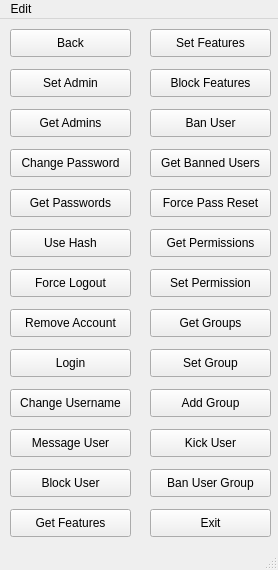
<?xml version="1.0" encoding="UTF-8"?>
<ui version="4.0">
 <class>Admin_Control</class>
 <widget class="QMainWindow" name="Admin_Control">
  <property name="geometry">
   <rect>
    <x>0</x>
    <y>0</y>
    <width>278</width>
    <height>570</height>
   </rect>
  </property>
  <property name="windowTitle">
   <string>Admin Panel</string>
  </property>
  <widget class="QWidget" name="centralwidget">
   <widget class="QPushButton" name="back">
    <property name="geometry">
     <rect>
      <x>10</x>
      <y>10</y>
      <width>121</width>
      <height>28</height>
     </rect>
    </property>
    <property name="text">
     <string>Back</string>
    </property>
   </widget>
   <widget class="QPushButton" name="set_admin">
    <property name="geometry">
     <rect>
      <x>10</x>
      <y>50</y>
      <width>121</width>
      <height>28</height>
     </rect>
    </property>
    <property name="text">
     <string>Set Admin</string>
    </property>
   </widget>
   <widget class="QPushButton" name="get_admins">
    <property name="geometry">
     <rect>
      <x>10</x>
      <y>90</y>
      <width>121</width>
      <height>28</height>
     </rect>
    </property>
    <property name="text">
     <string>Get Admins</string>
    </property>
   </widget>
   <widget class="QPushButton" name="set_features">
    <property name="geometry">
     <rect>
      <x>150</x>
      <y>10</y>
      <width>121</width>
      <height>28</height>
     </rect>
    </property>
    <property name="text">
     <string>Set Features</string>
    </property>
   </widget>
   <widget class="QPushButton" name="get_passwords">
    <property name="geometry">
     <rect>
      <x>10</x>
      <y>170</y>
      <width>121</width>
      <height>28</height>
     </rect>
    </property>
    <property name="text">
     <string>Get Passwords</string>
    </property>
   </widget>
   <widget class="QPushButton" name="use_hash">
    <property name="geometry">
     <rect>
      <x>10</x>
      <y>210</y>
      <width>121</width>
      <height>28</height>
     </rect>
    </property>
    <property name="text">
     <string>Use Hash</string>
    </property>
   </widget>
   <widget class="QPushButton" name="change_username">
    <property name="geometry">
     <rect>
      <x>10</x>
      <y>370</y>
      <width>121</width>
      <height>28</height>
     </rect>
    </property>
    <property name="text">
     <string>Change Username</string>
    </property>
   </widget>
   <widget class="QPushButton" name="message_user">
    <property name="geometry">
     <rect>
      <x>10</x>
      <y>410</y>
      <width>121</width>
      <height>28</height>
     </rect>
    </property>
    <property name="text">
     <string>Message User</string>
    </property>
   </widget>
   <widget class="QPushButton" name="get_permissions">
    <property name="geometry">
     <rect>
      <x>150</x>
      <y>210</y>
      <width>121</width>
      <height>28</height>
     </rect>
    </property>
    <property name="text">
     <string>Get Permissions</string>
    </property>
   </widget>
   <widget class="QPushButton" name="ban_user">
    <property name="geometry">
     <rect>
      <x>150</x>
      <y>90</y>
      <width>121</width>
      <height>28</height>
     </rect>
    </property>
    <property name="text">
     <string>Ban User</string>
    </property>
   </widget>
   <widget class="QPushButton" name="get_features">
    <property name="geometry">
     <rect>
      <x>10</x>
      <y>490</y>
      <width>121</width>
      <height>28</height>
     </rect>
    </property>
    <property name="text">
     <string>Get Features</string>
    </property>
   </widget>
   <widget class="QPushButton" name="force_password_reset">
    <property name="geometry">
     <rect>
      <x>150</x>
      <y>170</y>
      <width>121</width>
      <height>28</height>
     </rect>
    </property>
    <property name="text">
     <string>Force Pass Reset</string>
    </property>
   </widget>
   <widget class="QPushButton" name="remove_account">
    <property name="geometry">
     <rect>
      <x>10</x>
      <y>290</y>
      <width>121</width>
      <height>28</height>
     </rect>
    </property>
    <property name="text">
     <string>Remove Account</string>
    </property>
   </widget>
   <widget class="QPushButton" name="force_logout">
    <property name="geometry">
     <rect>
      <x>10</x>
      <y>250</y>
      <width>121</width>
      <height>28</height>
     </rect>
    </property>
    <property name="text">
     <string>Force Logout</string>
    </property>
   </widget>
   <widget class="QPushButton" name="login">
    <property name="geometry">
     <rect>
      <x>10</x>
      <y>330</y>
      <width>121</width>
      <height>28</height>
     </rect>
    </property>
    <property name="text">
     <string>Login</string>
    </property>
   </widget>
   <widget class="QPushButton" name="block_user">
    <property name="geometry">
     <rect>
      <x>10</x>
      <y>450</y>
      <width>121</width>
      <height>28</height>
     </rect>
    </property>
    <property name="text">
     <string>Block User</string>
    </property>
   </widget>
   <widget class="QPushButton" name="change_password">
    <property name="geometry">
     <rect>
      <x>10</x>
      <y>130</y>
      <width>121</width>
      <height>28</height>
     </rect>
    </property>
    <property name="text">
     <string>Change Password</string>
    </property>
   </widget>
   <widget class="QPushButton" name="get_banned_users">
    <property name="geometry">
     <rect>
      <x>150</x>
      <y>130</y>
      <width>121</width>
      <height>28</height>
     </rect>
    </property>
    <property name="text">
     <string>Get Banned Users</string>
    </property>
   </widget>
   <widget class="QPushButton" name="block_features">
    <property name="geometry">
     <rect>
      <x>150</x>
      <y>50</y>
      <width>121</width>
      <height>28</height>
     </rect>
    </property>
    <property name="text">
     <string>Block Features</string>
    </property>
   </widget>
   <widget class="QPushButton" name="set_permissions">
    <property name="geometry">
     <rect>
      <x>150</x>
      <y>250</y>
      <width>121</width>
      <height>28</height>
     </rect>
    </property>
    <property name="text">
     <string>Set Permission</string>
    </property>
   </widget>
   <widget class="QPushButton" name="get_groups">
    <property name="geometry">
     <rect>
      <x>150</x>
      <y>290</y>
      <width>121</width>
      <height>28</height>
     </rect>
    </property>
    <property name="text">
     <string>Get Groups</string>
    </property>
   </widget>
   <widget class="QPushButton" name="set_group">
    <property name="geometry">
     <rect>
      <x>150</x>
      <y>330</y>
      <width>121</width>
      <height>28</height>
     </rect>
    </property>
    <property name="text">
     <string>Set Group</string>
    </property>
   </widget>
   <widget class="QPushButton" name="add_group">
    <property name="geometry">
     <rect>
      <x>150</x>
      <y>370</y>
      <width>121</width>
      <height>28</height>
     </rect>
    </property>
    <property name="text">
     <string>Add Group</string>
    </property>
   </widget>
   <widget class="QPushButton" name="ban_user_group">
    <property name="geometry">
     <rect>
      <x>150</x>
      <y>450</y>
      <width>121</width>
      <height>28</height>
     </rect>
    </property>
    <property name="text">
     <string>Ban User Group</string>
    </property>
   </widget>
   <widget class="QPushButton" name="exit">
    <property name="geometry">
     <rect>
      <x>150</x>
      <y>490</y>
      <width>121</width>
      <height>28</height>
     </rect>
    </property>
    <property name="text">
     <string>Exit</string>
    </property>
   </widget>
   <widget class="QPushButton" name="kick_user">
    <property name="geometry">
     <rect>
      <x>150</x>
      <y>410</y>
      <width>121</width>
      <height>28</height>
     </rect>
    </property>
    <property name="text">
     <string>Kick User</string>
    </property>
   </widget>
  </widget>
  <widget class="QMenuBar" name="menubar">
   <property name="geometry">
    <rect>
     <x>0</x>
     <y>0</y>
     <width>278</width>
     <height>26</height>
    </rect>
   </property>
   <widget class="QMenu" name="menuEdit">
    <property name="title">
     <string>Edit</string>
    </property>
    <addaction name="actionSettings"/>
   </widget>
   <addaction name="menuEdit"/>
  </widget>
  <widget class="QStatusBar" name="statusbar"/>
  <action name="actionSettings">
   <property name="text">
    <string>Settings</string>
   </property>
  </action>
  <action name="actionBack">
   <property name="text">
    <string>Back</string>
   </property>
   <property name="toolTip">
    <string>&lt;html&gt;&lt;head/&gt;&lt;body&gt;&lt;p&gt;Return to home page&lt;/p&gt;&lt;/body&gt;&lt;/html&gt;</string>
   </property>
  </action>
  <action name="actionSet_Admin">
   <property name="text">
    <string>Set Admin</string>
   </property>
   <property name="toolTip">
    <string>&lt;html&gt;&lt;head/&gt;&lt;body&gt;&lt;p&gt;Sets an admin account&lt;/p&gt;&lt;/body&gt;&lt;/html&gt;</string>
   </property>
  </action>
  <action name="actionGet_Admins">
   <property name="text">
    <string>Get Admins</string>
   </property>
   <property name="toolTip">
    <string>&lt;html&gt;&lt;head/&gt;&lt;body&gt;&lt;p&gt;Gets a list of all the Admins&lt;/p&gt;&lt;/body&gt;&lt;/html&gt;</string>
   </property>
  </action>
  <action name="actionChange_Password">
   <property name="text">
    <string>Change Password</string>
   </property>
   <property name="toolTip">
    <string>&lt;html&gt;&lt;head/&gt;&lt;body&gt;&lt;p&gt;Change a users password&lt;/p&gt;&lt;/body&gt;&lt;/html&gt;</string>
   </property>
  </action>
  <action name="actionGet_Passwords">
   <property name="text">
    <string>Get Passwords</string>
   </property>
   <property name="toolTip">
    <string>&lt;html&gt;&lt;head/&gt;&lt;body&gt;&lt;p&gt;Gets a list of passwords&lt;/p&gt;&lt;/body&gt;&lt;/html&gt;</string>
   </property>
  </action>
  <action name="actionUse_Hash">
   <property name="text">
    <string>Use Hash</string>
   </property>
   <property name="toolTip">
    <string>&lt;html&gt;&lt;head/&gt;&lt;body&gt;&lt;p&gt;Use a hash to login to a account&lt;/p&gt;&lt;/body&gt;&lt;/html&gt;</string>
   </property>
  </action>
  <action name="actionForce_Logout">
   <property name="text">
    <string>Force Logout</string>
   </property>
   <property name="toolTip">
    <string>&lt;html&gt;&lt;head/&gt;&lt;body&gt;&lt;p&gt;Forces the targeted account to logout&lt;/p&gt;&lt;/body&gt;&lt;/html&gt;</string>
   </property>
  </action>
  <action name="actionRemove_Account">
   <property name="text">
    <string>Remove Account</string>
   </property>
   <property name="toolTip">
    <string>&lt;html&gt;&lt;head/&gt;&lt;body&gt;&lt;p&gt;Removes a users account from the system&lt;/p&gt;&lt;/body&gt;&lt;/html&gt;</string>
   </property>
  </action>
  <action name="actionLogin">
   <property name="text">
    <string>Login</string>
   </property>
   <property name="toolTip">
    <string>&lt;html&gt;&lt;head/&gt;&lt;body&gt;&lt;p&gt;Login to a account&lt;/p&gt;&lt;/body&gt;&lt;/html&gt;</string>
   </property>
  </action>
  <action name="actionChange_Username">
   <property name="text">
    <string>Change Username</string>
   </property>
   <property name="toolTip">
    <string>&lt;html&gt;&lt;head/&gt;&lt;body&gt;&lt;p&gt;Changes a users username&lt;/p&gt;&lt;/body&gt;&lt;/html&gt;</string>
   </property>
  </action>
  <action name="actionMessage_User">
   <property name="text">
    <string>Message User</string>
   </property>
   <property name="toolTip">
    <string>&lt;html&gt;&lt;head/&gt;&lt;body&gt;&lt;p&gt;Message a user&lt;/p&gt;&lt;/body&gt;&lt;/html&gt;</string>
   </property>
  </action>
  <action name="actionBlock_User">
   <property name="text">
    <string>Block User</string>
   </property>
   <property name="toolTip">
    <string>&lt;html&gt;&lt;head/&gt;&lt;body&gt;&lt;p&gt;Blocks a user&lt;/p&gt;&lt;/body&gt;&lt;/html&gt;</string>
   </property>
  </action>
  <action name="actionGet_Features">
   <property name="text">
    <string>Get Features</string>
   </property>
   <property name="toolTip">
    <string>&lt;html&gt;&lt;head/&gt;&lt;body&gt;&lt;p&gt;Get a list of all the features for a specific user&lt;/p&gt;&lt;/body&gt;&lt;/html&gt;</string>
   </property>
  </action>
  <action name="actionSet_Feature">
   <property name="text">
    <string>Set Feature</string>
   </property>
   <property name="toolTip">
    <string>&lt;html&gt;&lt;head/&gt;&lt;body&gt;&lt;p&gt;Change features for a specific user&lt;/p&gt;&lt;/body&gt;&lt;/html&gt;</string>
   </property>
  </action>
  <action name="actionBlock_Features">
   <property name="text">
    <string>Block Features</string>
   </property>
   <property name="toolTip">
    <string>&lt;html&gt;&lt;head/&gt;&lt;body&gt;&lt;p&gt;Block features for a specifc user&lt;/p&gt;&lt;/body&gt;&lt;/html&gt;</string>
   </property>
  </action>
  <action name="actionBan_User">
   <property name="text">
    <string>Ban User</string>
   </property>
   <property name="toolTip">
    <string>&lt;html&gt;&lt;head/&gt;&lt;body&gt;&lt;p&gt;Bans a user from the system&lt;/p&gt;&lt;/body&gt;&lt;/html&gt;</string>
   </property>
  </action>
  <action name="actionGet_Banned_Users">
   <property name="text">
    <string>Get Banned Users</string>
   </property>
   <property name="toolTip">
    <string>&lt;html&gt;&lt;head/&gt;&lt;body&gt;&lt;p&gt;Get a list of banned users&lt;/p&gt;&lt;/body&gt;&lt;/html&gt;</string>
   </property>
  </action>
  <action name="actionForce_Password_Reset">
   <property name="text">
    <string>Force Password Reset</string>
   </property>
   <property name="toolTip">
    <string>&lt;html&gt;&lt;head/&gt;&lt;body&gt;&lt;p&gt;Forces a user to reset their password&lt;/p&gt;&lt;/body&gt;&lt;/html&gt;</string>
   </property>
  </action>
  <action name="actionGet_Permissions">
   <property name="text">
    <string>Get Permissions</string>
   </property>
   <property name="toolTip">
    <string>&lt;html&gt;&lt;head/&gt;&lt;body&gt;&lt;p&gt;Get a list of the group permissions&lt;/p&gt;&lt;/body&gt;&lt;/html&gt;</string>
   </property>
  </action>
  <action name="actionSet_Permission">
   <property name="text">
    <string>Set Permission</string>
   </property>
   <property name="toolTip">
    <string>&lt;html&gt;&lt;head/&gt;&lt;body&gt;&lt;p&gt;Sets permissions for the group&lt;/p&gt;&lt;/body&gt;&lt;/html&gt;</string>
   </property>
  </action>
  <action name="actionGet_Groups">
   <property name="text">
    <string>Get Groups</string>
   </property>
   <property name="toolTip">
    <string>&lt;html&gt;&lt;head/&gt;&lt;body&gt;&lt;p&gt;Get a list of all groups&lt;/p&gt;&lt;/body&gt;&lt;/html&gt;</string>
   </property>
  </action>
  <action name="actionSet_Group">
   <property name="text">
    <string>Set Group</string>
   </property>
   <property name="toolTip">
    <string>&lt;html&gt;&lt;head/&gt;&lt;body&gt;&lt;p&gt;Sets the name of the group&lt;/p&gt;&lt;/body&gt;&lt;/html&gt;</string>
   </property>
  </action>
  <action name="actionAdd_Group">
   <property name="text">
    <string>Add Group</string>
   </property>
   <property name="toolTip">
    <string>&lt;html&gt;&lt;head/&gt;&lt;body&gt;&lt;p&gt;Adds a group to the system&lt;/p&gt;&lt;/body&gt;&lt;/html&gt;</string>
   </property>
  </action>
  <action name="actionKick_User">
   <property name="text">
    <string>Kick User</string>
   </property>
   <property name="toolTip">
    <string>&lt;html&gt;&lt;head/&gt;&lt;body&gt;&lt;p&gt;Kicks a user from a group&lt;/p&gt;&lt;/body&gt;&lt;/html&gt;</string>
   </property>
  </action>
  <action name="actionBan_User_Group">
   <property name="text">
    <string>Ban User Group</string>
   </property>
   <property name="toolTip">
    <string>&lt;html&gt;&lt;head/&gt;&lt;body&gt;&lt;p&gt;Bans a user from the group&lt;/p&gt;&lt;/body&gt;&lt;/html&gt;</string>
   </property>
  </action>
  <action name="actionExit">
   <property name="text">
    <string>Exit</string>
   </property>
   <property name="toolTip">
    <string>&lt;html&gt;&lt;head/&gt;&lt;body&gt;&lt;p&gt;Exits the program&lt;/p&gt;&lt;/body&gt;&lt;/html&gt;</string>
   </property>
  </action>
 </widget>
 <tabstops>
  <tabstop>back</tabstop>
  <tabstop>set_admin</tabstop>
  <tabstop>get_admins</tabstop>
  <tabstop>change_password</tabstop>
  <tabstop>get_passwords</tabstop>
  <tabstop>use_hash</tabstop>
  <tabstop>force_logout</tabstop>
  <tabstop>remove_account</tabstop>
  <tabstop>login</tabstop>
  <tabstop>change_username</tabstop>
  <tabstop>message_user</tabstop>
  <tabstop>block_user</tabstop>
  <tabstop>get_features</tabstop>
  <tabstop>set_features</tabstop>
  <tabstop>block_features</tabstop>
  <tabstop>ban_user</tabstop>
  <tabstop>get_banned_users</tabstop>
  <tabstop>force_password_reset</tabstop>
  <tabstop>get_permissions</tabstop>
  <tabstop>set_permissions</tabstop>
  <tabstop>get_groups</tabstop>
  <tabstop>set_group</tabstop>
  <tabstop>add_group</tabstop>
  <tabstop>kick_user</tabstop>
  <tabstop>ban_user_group</tabstop>
  <tabstop>exit</tabstop>
 </tabstops>
 <resources/>
 <connections/>
</ui>
